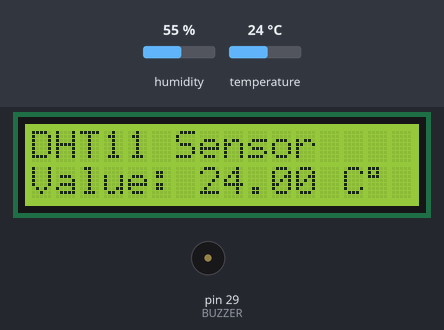
Bench run of a sketch on a simulated Arduino Mega 2560, built with avr-gcc and run on an emulated ATmega2560. Parts: 16×2 character LCD, buzzer (waves = sounding, pin HIGH). The test bench sets the inputs (shaded band); at power-on: temperature 24 °C, humidity 55 %. What the sketch prints to the serial monitor is not drawn.

Above: at 2.6 s.
2.7 s: temperature set to 33 °C
At 4.4 s:
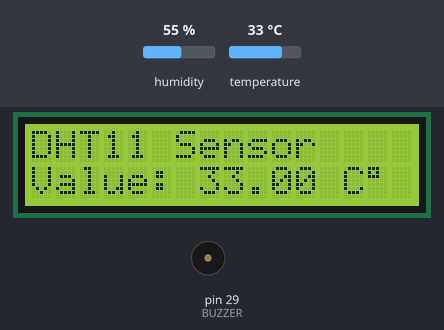
5.7 s: temperature set to 36 °C
At 7.0 s:
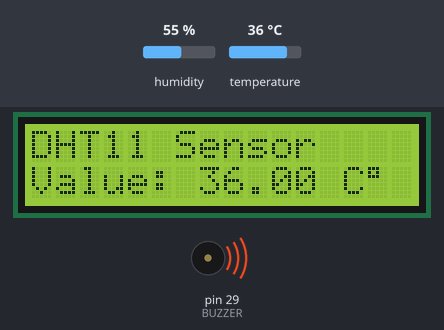
8.7 s: temperature set to 12 °C
At 10.9 s:
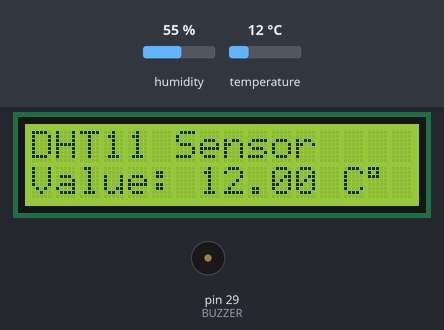
Timing chart, 0 to 12.4 s (numbered marks = the images above; inputs shaded):
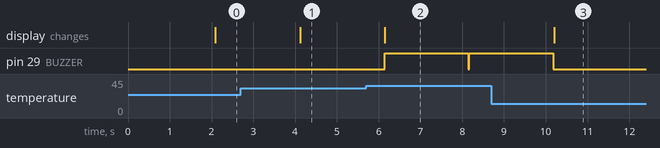

Measured:
- the behaviour switches between 34 and 35 °C on temperature (found by bisection; images 1 and 2)
- after the input at 2.7 s, the display: changes after 1.4 s (image 1)
- after the input at 5.7 s, pin 29 (BUZZER): LOW → HIGH after 0.45 s, → LOW 2.0 s later, → HIGH 0.03 s later; the display: changes after 0.45 s (image 2)
- after the input at 8.7 s, pin 29 (BUZZER): goes on until 10.2 s, then stays LOW; the display: changes after 1.5 s (image 3)

The sketch:

main_sensor.ino
```cpp
#include "DHT.h"
#include "LiquidCrystal.h"

#define DHTPIN 28     // Pin connected to DHT11
#define DHTTYPE DHT11 // DHT 11
#define BUZZER 29

const int rs = 22, en = 23, d4 = 24, d5 = 25, d6 = 26, d7 = 27;

LiquidCrystal lcd(rs, en, d4, d5, d6, d7);
DHT dht(DHTPIN, DHTTYPE);

float temperature = 0;

void clearLCDLine(int line)
{
    pinMode(DHTPIN, INPUT);
    pinMode(BUZZER, OUTPUT);
    lcd.setCursor(0, line);
    for (int n = 0; n < 16; n++)
    {
        lcd.print(" ");
    }
}

void setup()
{
    Serial.begin(9600);
    Serial.println("DHT11 Temperature Sensor");
    lcd.begin(16, 2);
    lcd.print("DHT11 Sensor");
    dht.begin();
}

void loop()
{
    delay(2000);
    digitalWrite(BUZZER, LOW);
    clearLCDLine(1);
    temperature = dht.readTemperature();
    if (temperature >= 35)
    {
        digitalWrite(BUZZER, HIGH);
    }
    lcd.setCursor(0, 1);
    String temperature_str = "Value: ";
    String lcd_str = temperature_str + temperature + " C";
    lcd.print(lcd_str);
    lcd.print((char)223);
    Serial.println(lcd_str);
}
```
